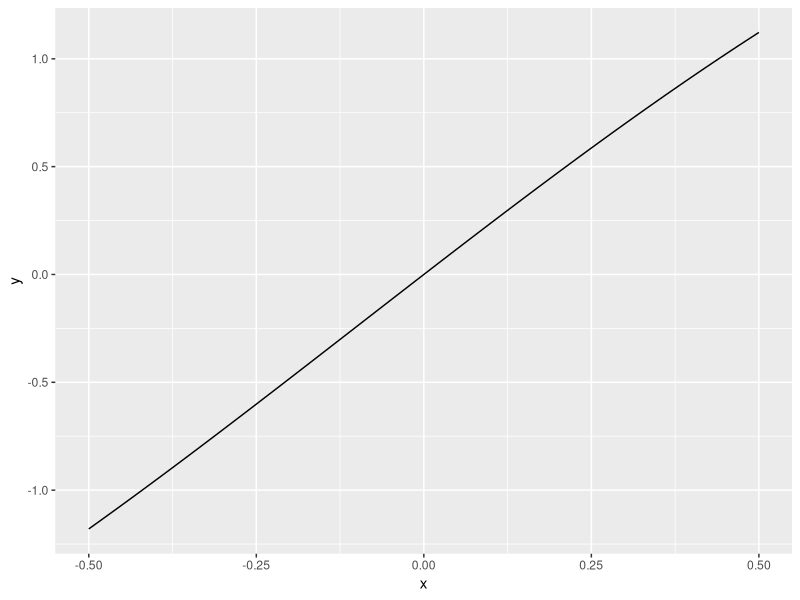
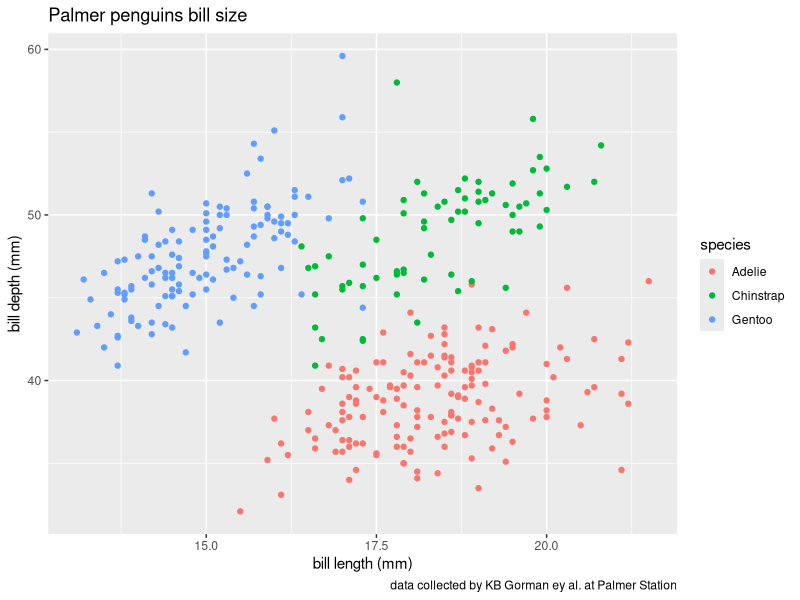
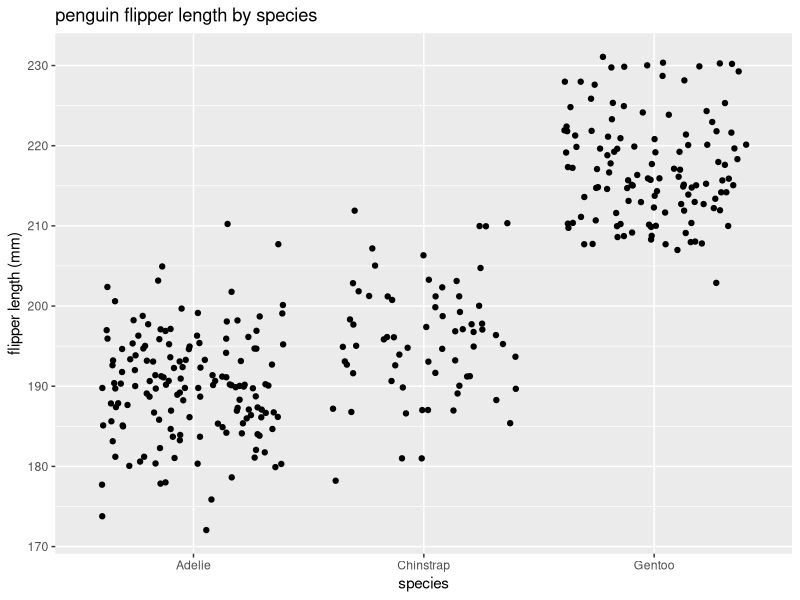

The R script that drew these images, in order: (Note: this script raises an error after producing the figures.)
## ---- chunk 1
knitr::opts_chunk$set(echo = TRUE)
library(tidyverse)
library(palmerpenguins)
## ---- chunk 2
# First Order univariate derivatives
fx <- expression(x ^ 2)
df_dx <- D(expr = fx, 'x')
df_dx
x <- 3
eval(expr = df_dx)

Pa <- expression(2 * (((3 * a) + 2) ^ 4) - 5)
dP_da <- D(expr = Pa, 'a')
dP_da
a <- 1.2
eval(expr = dP_da)

gt <- expression((-4 * t) / (((t ^ 2) + 1)  ^ 3))
dg_dt <- D(expr = gt, 't')
dg_dt
t <- 0
eval(expr = dg_dt)
## ---- chunk 3
# Higher order univariate derivatives
Gz <- expression(4.6 - 1.9 * (z^3))
dG_dz <- D(expr = Gz, 'z')
dG_dz

d2G_dz2 <- D(expr = dG_dz, 'z')
d2G_dz2
## ---- chunk 4
# partial derivatives
f_xyz <- expression(2*x^2*y - 3*x + 1 + 4*z^4*x)
df_dx <- D(expr = f_xyz, 'x')
df_dx

df_dy <- D(expr = f_xyz, 'y')
df_dy

dg_dz <- D(expr = f_xyz, 'z')
dg_dz
## ---- chunk 5
eq_fx <- function(x) {
  (2.4 * (exp(-0.05*x)) * sin(x))
}
ggplot(data = data.frame (x = c(-.5, .5)), aes(x=x)) +
  stat_function(fun = eq_fx)
## ---- chunk 6
#### Penguin bill length vs. bill depth
ggplot(data = penguins, aes(x = bill_depth_mm, y = bill_length_mm)) +
  geom_point(aes(color = species)) +
  labs (x = "bill length (mm)",
        y = "bill depth (mm)",
        title = "Palmer penguins bill size",
        caption = "data collected by KB Gorman ey al. at Palmer Station",
        color = "species")
        
  
## ---- chunk 7
ggplot(data = penguins, aes(x = species, y = flipper_length_mm)) +
  geom_jitter() +
  labs (x = "species",
        y = "flipper length (mm)",
        title = "penguin flipper length by species")
## ---- chunk 8
print(hello)
